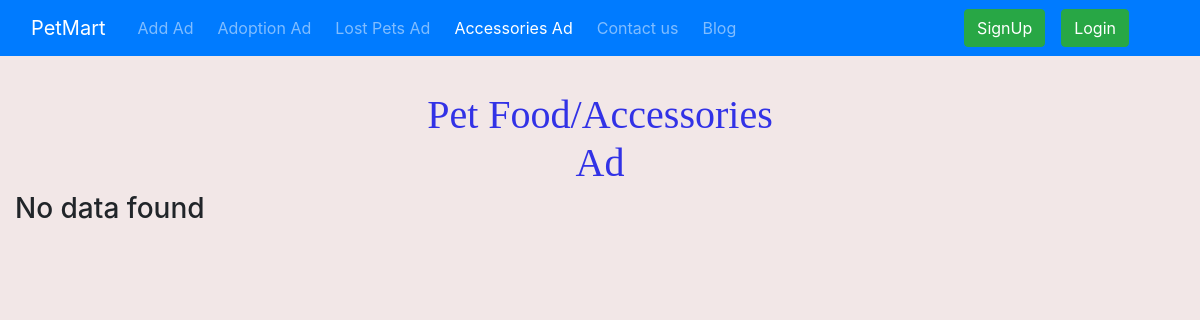
/shop/accessoriesAd, run on an earlier commit of the app's database.
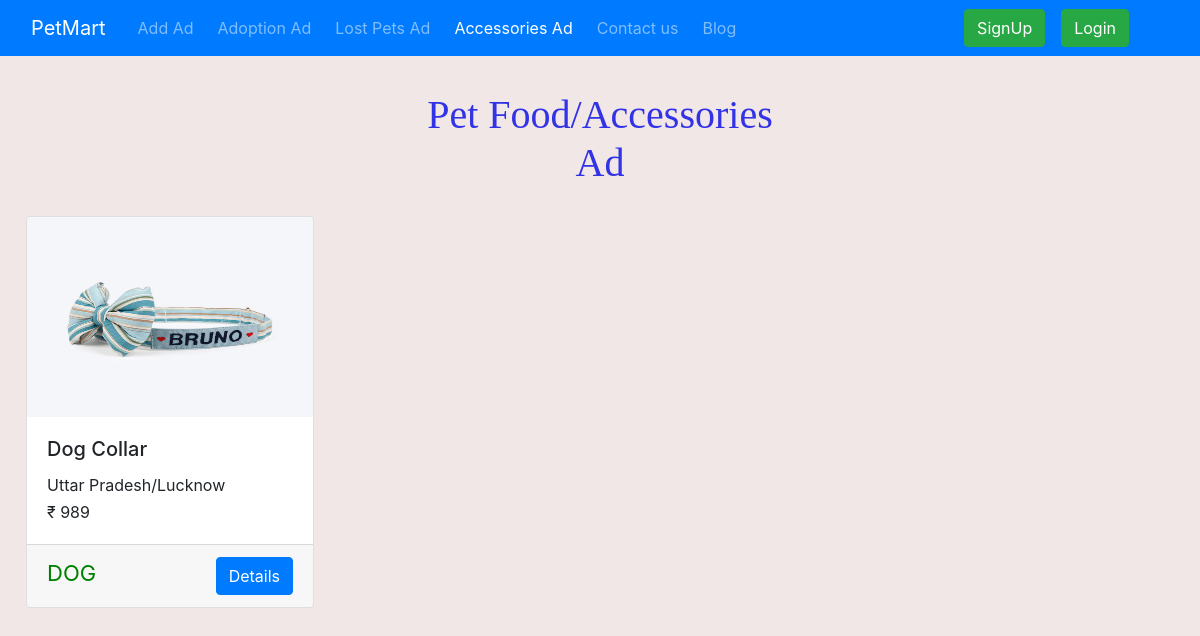
And on a later commit of the database.
### shop/models.py (models this page shows, shortened)
class Adds(models.Model):
    addId=models.AutoField
    adType=models.CharField(max_length=20,default="")
    addName=models.CharField(max_length=50,default="")
    petCatgory=models.CharField(max_length=50,default="")
    addDescription=models.CharField(max_length=300,default="")
    userId=models.IntegerField()
    pno=models.CharField(max_length=12,default="")
    state=models.CharField(max_length=50,default="")
    city=models.CharField(max_length=50,default="")
    price=models.IntegerField(default=0)
    pub_date=models.DateField(auto_now_add=True)
    image=models.ImageField(upload_to="shop/images/",default="")

### shop/views.py (the view)
# urls.py: path('accessoriesAd', views.accessoriesAd, name="accessoriesAd"),
def accessoriesAd(request):
    accessoriesAd = Adds.objects.filter(adType="Pet Food/Accessories Ad")
    params={'lostPet':accessoriesAd}
    return render(request, 'shop/accessoriesAd.html', params)

### shop/templates/shop/accessoriesAd.html (shortened to what this page needs)
{% extends 'shop/base.html' %}
{%block Accessories %} active {%endblock Accessories %}
{% block body %}
<div class="container-fluid">
    <h1 id="heading">Pet Food/Accessories Ad</h1>
    {% for i in lostPet %}
    <div class="col-xs-3 col-sm-3 col-md-3 ">
        <div class="card my-4" style="width: 18rem;">
            <img src='/media/{{i.image}}' class="card-img-top" alt="...">
            <div class="card-body">
                <h5 class="card-title">{{i.addName|title}}</h5>
                <p class="card-text"> {{i.state}}/{{i.city}}</p>
                {% if i.price == 0 %}
                <br>
                {% else %}
                <p class="card-text" >₹ {{i.price}}</p>
                {% endif %}
            </div>
        <div class="card-footer">
            <p id="category">{{i.petCatgory}}</P>
            <a href="/shop/adview/{{i.id}}">
            <button id="vd{{i.id}}" class="btn btn-primary cart">Details</button>
            </a>
        </div>
    </div>
</div>
{% empty %}
<h3>No data found</h3>
{% endfor %}
</div>
{% endblock %}

What changed in the data, as far as the page shows it:
added Adds: image (picture), addName "Dog Collar", state "Uttar Pradesh", city "Lucknow", price "989", petCatgory "DOG"
Also different on the page:
text no longer shown: "No data found"
